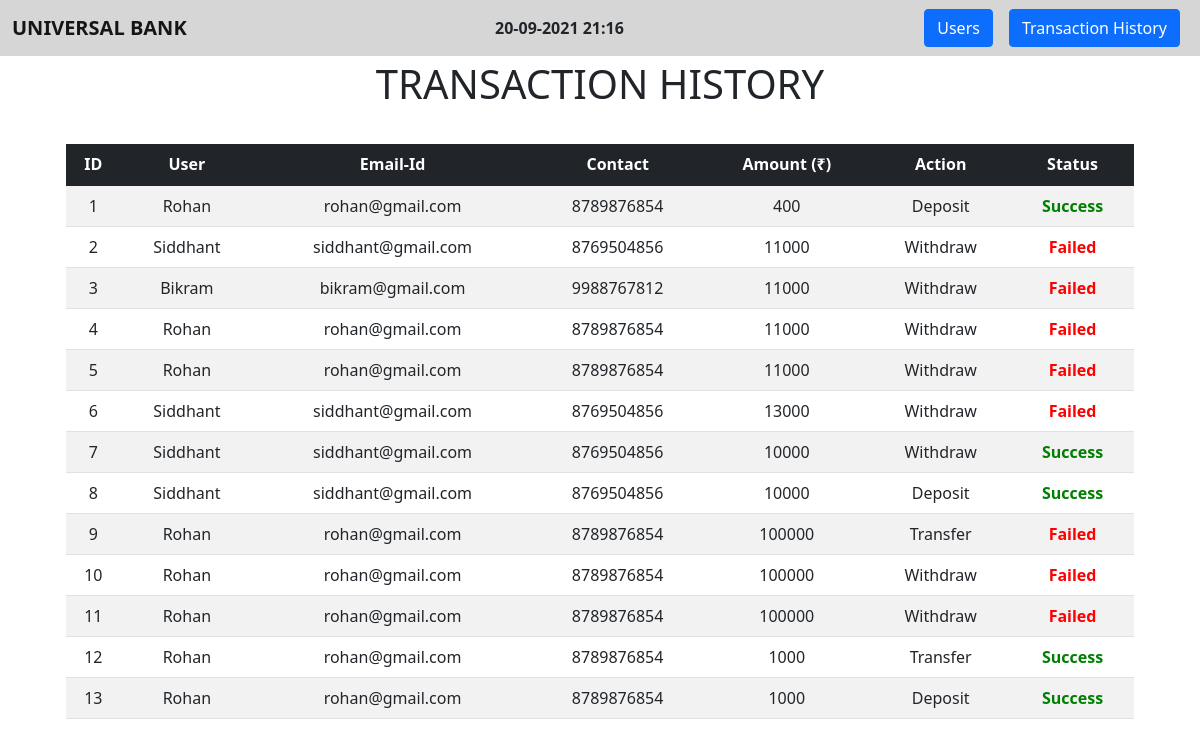
The page /history/ on the database its author committed.
### bank/models.py (models this page shows, shortened)
class History(models.Model):
    username = models.CharField(max_length=30)
    email_id = models.EmailField()
    contact = models.IntegerField()
    amount = models.IntegerField("Amount (₹)")
    action = models.CharField(max_length=30)
    status = models.CharField(max_length=30)

### bank/views.py (the view)
# urls.py: path("history/", views.HistoryPage, name="History"),
def HistoryPage(request):
    data = History.objects.all()
    return render(request, 'transaction_history.html', {"data" : data})

### templates/transaction_history.html (shortened to what this page needs)
{% extends 'base.html' %}
{% block body %}
<div class="container-fluid text-Dark py-1 text-center">
    <h1>TRANSACTION HISTORY</h1>
</div>
<div class="container row text-center py-4" style="margin: auto;">
    <div class="col-md-12">
        <table class="table table-striped table-hover">
            <thead class="table-dark">
                <th>ID</th>
                <th>User</th>
                <th>Email-Id</th>
                <th>Contact</th>
                <th>Amount (₹)</th>
                <th>Action</th>
                <th>Status</th>
            </thead>
            <tbody>
                {% for i in data %}
                    <tr>
                        <td>{{i.id}}</td>
                        <td>{{i.username}}</td>
                        <td>{{i.email_id}}</td>
                        <td>{{i.contact}}</td>
                        <td>{{i.amount}}</td>
                        <td>{{i.action}}</td>
                        {% if i.status == "Success" %}
                            <td style="color: green;"><b>{{i.status}}</b></td>
                        {% else %}
                            <td style="color: red;"><b>{{i.status}}</b></td>
                        {% endif %}
                    </tr>
                {% endfor %}
            </tbody>
        </table>
    </div>
</div>
{% endblock body %}

### rows shown on the page
History: id "1", username "Rohan", email_id "rohan@gmail.com", contact "8789876854", amount "400", action "Deposit", status "Success"
History: id "2", username "Siddhant", email_id "siddhant@gmail.com", contact "8769504856", amount "11000", action "Withdraw", status "Failed"
History: id "3", username "Bikram", email_id "bikram@gmail.com", contact "9988767812", amount "11000", action "Withdraw", status "Failed"
History: id "4", username "Rohan", email_id "rohan@gmail.com", contact "8789876854", amount "11000", action "Withdraw", status "Failed"
History: id "5", username "Rohan", email_id "rohan@gmail.com", contact "8789876854", amount "11000", action "Withdraw", status "Failed"
History: id "6", username "Siddhant", email_id "siddhant@gmail.com", contact "8769504856", amount "13000", action "Withdraw", status "Failed"
History: id "7", username "Siddhant", email_id "siddhant@gmail.com", contact "8769504856", amount "10000", action "Withdraw", status "Success"
History: id "8", username "Siddhant", email_id "siddhant@gmail.com", contact "8769504856", amount "10000", action "Deposit", status "Success"
History: id "9", username "Rohan", email_id "rohan@gmail.com", contact "8789876854", amount "100000", action "Transfer", status "Failed"
History: id "10", username "Rohan", email_id "rohan@gmail.com", contact "8789876854", amount "100000", action "Withdraw", status "Failed"
History: id "11", username "Rohan", email_id "rohan@gmail.com", contact "8789876854", amount "100000", action "Withdraw", status "Failed"
History: id "12", username "Rohan", email_id "rohan@gmail.com", contact "8789876854", amount "1000", action "Transfer", status "Success"
History: id "13", username "Rohan", email_id "rohan@gmail.com", contact "8789876854", amount "1000", action "Deposit", status "Success"
